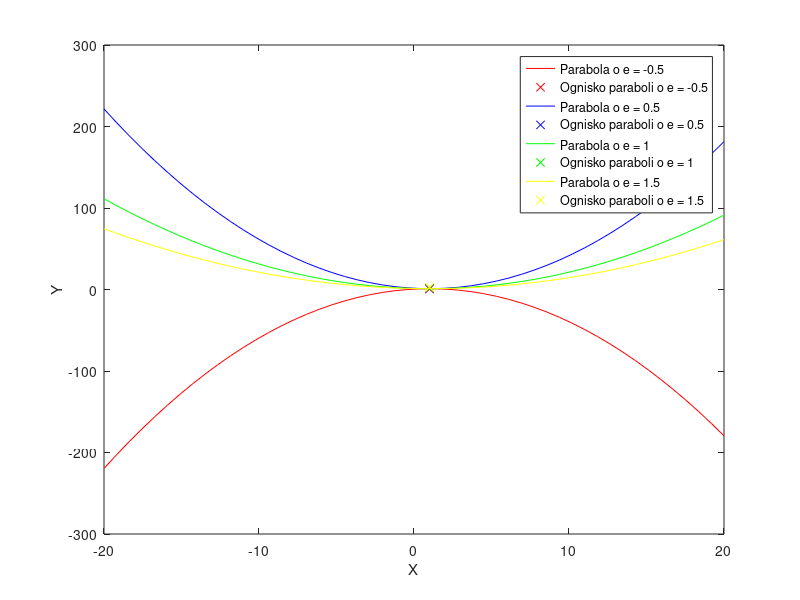

Write the MATLAB code that produced this figure.
clear all;

#dane
N = 50;
e = [-0.5, 0.5, 1, 1.5];
x_w = 1;
y_w = 1;

#obliczenia
x = linspace(-20, 20, N); 
y_1 = ((x - x_w).^2)/(4 * e(1)) + y_w;
y_2 = ((x - x_w).^2)/(4 * e(2)) + y_w;
y_3 = ((x - x_w).^2)/(4 * e(3)) + y_w;
y_4 = ((x - x_w).^2)/(4 * e(4)) + y_w;

#wykresy
plot(x, y_1, 'color', 'red');
hold on;
plot(x_w, y_w + e(1), 'x', 'color', 'red');

plot(x, y_2, 'color', 'blue');
plot(x_w, y_w + e(2), 'x', 'color', 'blue');

plot(x, y_3, 'color', 'green');
plot(x_w, y_w + e(3), 'x', 'color', 'green');

plot(x, y_4, 'color', 'yellow');
plot(x_w, y_w + e(4), 'x', 'color', 'yellow');

legend('Parabola o e = -0.5', 'Ognisko paraboli o e = -0.5',
       'Parabola o e = 0.5', 'Ognisko paraboli o e = 0.5',
       'Parabola o e = 1', 'Ognisko paraboli o e = 1',
       'Parabola o e = 1.5', 'Ognisko paraboli o e = 1.5');

xlabel('X');
ylabel('Y');       
hold off;